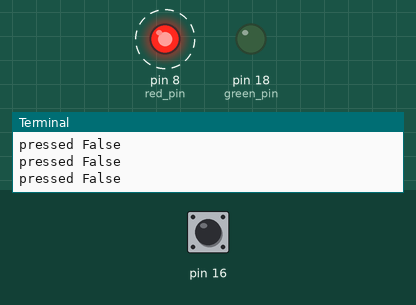
A program run on a simulated Raspberry Pi (header pin numbers). Shown: output pins drawn as LEDs (lit = HIGH), the last lines printed to the terminal. Dashed ring = blinking. The inputs (shaded band) are chosen by the test bench; at power-on: pin 16 HIGH.

Above: at 1.25 s.
1.3 s: pin 16 pulled LOW for 0.25 s
At 1.65 s:
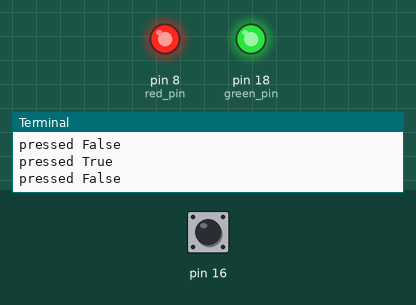
4.3 s: pin 16 pulled LOW for 3.2 s
At 7.75 s:
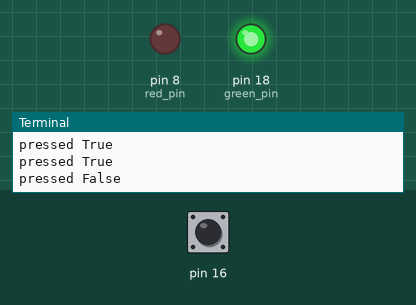
Timing chart, 0 to 15.0 s (numbered marks = the images above; inputs shaded):
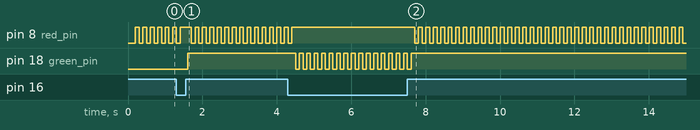

The program:

2ledbutton.py
```python
#!/usr/bin/python3

import RPi.GPIO as GPIO    # Import Raspberry Pi GPIO library
from time import sleep     # Import the sleep function from the time module
GPIO.setwarnings(False)    # Ignore warning for now
GPIO.setmode(GPIO.BOARD)   # Use physical pin numbering

red_pin = 8
green_pin = 18

GPIO.setup(green_pin, GPIO.OUT, initial=GPIO.LOW)
GPIO.setup(red_pin, GPIO.OUT, initial=GPIO.LOW)
GPIO.setup(16, GPIO.IN, pull_up_down=GPIO.PUD_UP)

while True:
	pressed = GPIO.input(16) == GPIO.LOW
	print('pressed', pressed)


	if pressed:
		sleep(.1)
		GPIO.output(green_pin, GPIO.LOW)
		sleep(.1)
		GPIO.output(green_pin, GPIO.HIGH)
	else:
		sleep(.1)
		GPIO.output(red_pin, GPIO.LOW)
		sleep(.1)
		GPIO.output(red_pin, GPIO.HIGH)
```

Measured:
- after the input at 1.3 s, pin 18 (green_pin): LOW → HIGH after 0.30 s
- after the input at 4.3 s, pin 18 (green_pin): alternates HIGH for 0.10 s and LOW for 0.10 s, 32 changes in all, then stays HIGH, starting after 0.21 s
